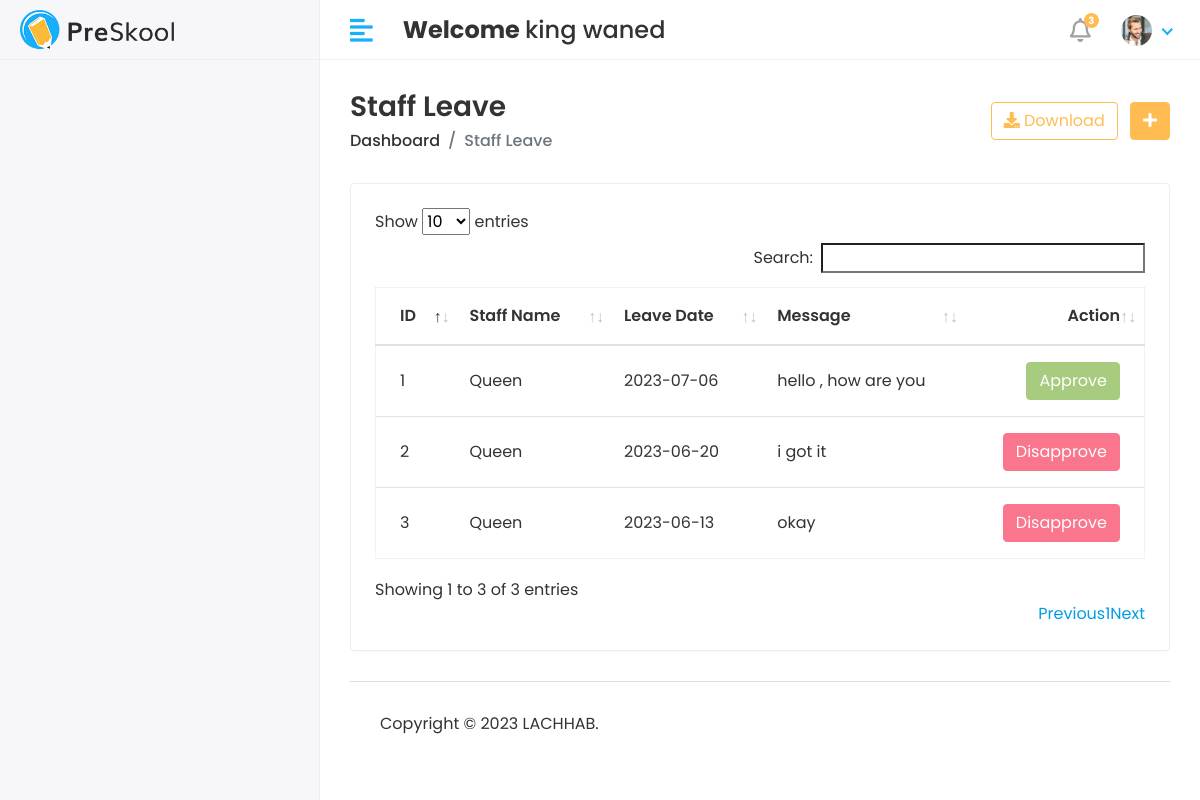
Screenshot of /Hod/Staff/Leave_view (signed in) with the database file from the repository.
### app/models.py (models this page shows, shortened)
class CustomtUser(AbstractUser):
    USER = (
        (1, "HOD"),
        (2, "STAFF"),
        (3, "STUDENT"),
    )
    user_type = models.CharField(choices=USER, max_length=50, default=1)
    profile_pic = models.ImageField(upload_to='media/profile_pic')

class Staff_Leave(models.Model):
    staff_id = models.ForeignKey(Staff, on_delete=models.CASCADE)
    data = models.CharField(max_length=100)
    message = models.TextField()
    status = models.IntegerField(default=0)
    created_at = models.DateTimeField(auto_now_add=True)
    updated_at = models.DateTimeField(auto_now=True)

class Staff(models.Model):
    admin = models.OneToOneField(CustomtUser, on_delete=models.CASCADE)
    address = models.TextField()
    gender = models.CharField(max_length=100)
    created_at = models.DateTimeField(auto_now_add=True)
    updated_at = models.DateTimeField(auto_now=True)

### student_management/Hod_views.py (the view)
# urls.py: path('Hod/Staff/Leave_view', Hod_views.STAFF_LEAVE_VIEW, name='staff_leave_view'),
@login_required(login_url='/')
def STAFF_LEAVE_VIEW(request):
    staff_leave = Staff_Leave.objects.all()
    context = {
        'staff_leave': staff_leave
    }
    return render(request, 'Hod/staff_leave.html', context)

### templates/Hod/staff_leave.html (shortened to what this page needs)
{% extends 'base.html' %}
{% block content %}
<div class="content container-fluid">
    <div class="page-header">
       <div class="row align-items-center">
          <div class="col">
             <h3 class="page-title">Staff Leave</h3>
             <ul class="breadcrumb">
                <li class="breadcrumb-item"><a href="{% url 'hod_home' %}">Dashboard</a></li>
                <li class="breadcrumb-item active">Staff Leave</li>
             </ul>
          </div>
          <div class="col-auto text-right float-right ml-auto">
             <a href="#" class="btn btn-outline-primary mr-2"><i class="fas fa-download"></i> Download</a>
             <a href="{% url 'add_course' %}" class="btn btn-primary"><i class="fas fa-plus"></i></a>
          </div>
       </div>
    </div>
    <div class="row">
       <div class="col-sm-12">
          <div class="card card-table">
             <div class="card-body">
                <div class="table-responsive">
                   <table id="table_id" class="table table-hover table-center mb-0 ">
                      <thead>
                         <tr>
                            <th>ID</th>
                            <th>Staff Name</th>
                            <th>Leave Date</th>
                            <th>Message</th>
                            <th class="text-right">Action</th>
                         </tr>
                      </thead>
                      <tbody>
                        {% for i in staff_leave %}
                         <tr>
                            <td>{{i.id}}</td>
                            <td>{{i.staff_id.admin.first_name}}</td>
                            <td>{{i.data}}</td>
                            <td>{{i.message}}</td>
                            <td class="text-right">
                               <div class="actions">
                                {% if i.status == 0 %}
                                  <a href="{% url 'staff_approve_view' i.id %}" class="btn btn-success">Approve</a>
                                  <a href="{% url 'staff_disapprove_view' i.id %}" class="btn btn-danger">Disapprove</a>
                                {% elif i.status == 1 %}
                                  <button class="btn btn-success" disabled="disabled">Approve</button>
                                {% else %}
                                  <button class="btn btn-danger" disabled="disabled">Disapprove</button>
                                {% endif %}
                               </div>
                            </td>
                         </tr>
                         {% endfor %}
                      </tbody>
                   </table>
                </div>
             </div>
          </div>
       </div>
    </div>
{% endblock %}

### templates/includes/header.html (shortened to what this page needs)
{% load static %}
<div class="header">
    <div class="header-left">
       <a href="index.html" class="logo">
       <img src="{% static 'assets/img/logo.png' %}" alt="Logo">
       </a>
    </div>
    <a href="javascript:void(0);" id="toggle_btn">
    <i class="fas fa-align-left"></i>
    </a>
    <div class="top-nav-search mt-3">
       <h4><strong>Welcome </strong><span>{{user.first_name}} {{user.last_name}}</span></h4>
    </div>
    <ul class="nav user-menu">
       <li class="nav-item dropdown noti-dropdown">
          <a href="#" class="dropdown-toggle nav-link" data-toggle="dropdown">
          <i class="far fa-bell"></i> <span class="badge badge-pill">3</span>
          </a>
       </li>
       <li class="nav-item dropdown has-arrow">
          <a href="#" class="dropdown-toggle nav-link" data-toggle="dropdown">
            {% if user.profile_pic == "" %}
            <span class="user-img"><img class="rounded-circle" src="{% static 'assets/img/avatar-13.jpg' %}" width="31" alt="{{user.first_name}} {{user.last_name}}"></span>
            {% else %}
            <span class="user-img"><img class="rounded-circle" src="/{{user.profile_pic}}" width="31" alt="{{user.first_name}} {{user.last_name}}"></span>
            {% endif %}
         </a>
       </li>
    </ul>
 </div>

### static/assets/css/style.css (style rules this page uses)
html { height: 100%; }
body { background-color: #fff; color: #333; font-family: 'Poppins', sans-serif; font-size: 1rem; height: 100%; line-height: 1.5; overflow-x: hidden; }
h1, h2, h3, h4, h5, h6 { font-family: 'Poppins', sans-serif; margin-top: 0; }
a { color: #009ce7; }
input, button, a { transition: all 0.4s ease; -moz-transition: all 0.4s ease; -o-transition: all 0.4s ease; -ms-transition: all 0.4s ease; -webkit-transition: all 0.4s ease; }
input, input:focus, button, button:focus { outline: none; }
ul, ol { padding: 0px; list-style: none; }
.table { color: #333; max-width: 100%; margin-bottom: 0; width: 100%; }
.table.dataTable { border-collapse: collapse !important; border: 1px solid rgba(0, 0, 0, 0.05); }
.table thead tr th { font-weight: 600; }
.table tbody tr { border-bottom: 1px solid rgba(0, 0, 0, 0.05); }
.table.table-center td, .table.table-center th { vertical-align: middle; }
.card-table .card-body .table > thead > tr > th { border-top: 0; }
.card-table .card-body .table tr td:first-child, .card-table .card-body .table tr th:first-child { padding-left: 1.5rem; }
.card-table .card-body .table tr td:last-child, .card-table .card-body .table tr th:last-child { padding-right: 1.5rem; }
.card-table .table td, .card-table .table th { border-top: 1px solid #e2e5e8; padding: 1rem 0.75rem; white-space: nowrap; }
.btn-primary { background-color: #FFBC53; border: 1px solid #FFBC53; }
.btn-success { background-color: #7bb13c; border: 1px solid #7bb13c }
.btn-success.disabled, .btn-success:disabled { background-color: #7bb13c; border-color: #7bb13c; color: #fff; }
.btn-danger { background-color: #e84646; border: 1px solid #e84646; }
.btn-danger.disabled, .btn-danger:disabled { background-color: #f62d51; border-color: #f62d51; color: #fff; }
.btn-outline-primary { color: #FFBC53; border-color: #FFBC53; }
.card { border: 1px solid #ececf5; box-shadow: 0 1px 3px 0 rgba(0, 0, 0, 0.03); margin-bottom: 1.875rem; }
.card-body { padding: 1.5rem; }
.header { background-color: #fff; border-bottom: 1px solid #f3f3f4; left: 0; position: fixed; right: 0; top: 0; z-index: 1001; height: 60px; }
.header .header-left { float: left; height: 60px; padding: 0 20px; position: relative; width: 320px; z-index: 1; transition: all 0.2s ease-in-out; background-color: #f7f7fa; border-bottom: 1px solid #efefef; border-right: 1px solid #ececf5; display: flex; align-items: center; }
.header .header-left .logo { display: inline-block; line-height: 60px; }
.header .header-left .logo img { max-height: 40px; width: auto; }
.header .dropdown-toggle:after { display: none; }
.header .has-arrow .dropdown-toggle:after { border-top: 0; border-left: 0; border-bottom: 2px solid #18aefa; border-right: 2px solid #18aefa; content: ''; height: 8px; display: inline-block; pointer-events: none; -webkit-transform-origin: 66% 66%; -ms-transform-origin: 66% 66%; transform-origin: 66% 66%; -webkit-transform: rotate(45deg); -ms-transform: rotate(45deg); transform: rotate(45deg); -webkit-transition: all 0.15s ease-in-out; transition: all 0.15s ease-in-out; width: 8px; vertical-align: 0px; }
.user-menu { float: right; margin: 0; position: relative; z-index: 99; padding-right: 15px; }
.user-menu.nav > li > a { color: #a0a0a0; font-size: 14px; line-height: 58px; padding: 0 15px; height: 60px; }
.user-img { margin-right: 3px; position: relative; }
.top-nav-search { float: left; margin-left: 15px; }
.page-wrapper > .content { padding: 1.875rem 1.875rem 0; }
.page-header { margin-bottom: 1.875rem; }
.page-header .breadcrumb { background-color: transparent; color: #6c757d; font-size: 1rem; font-weight: 500; margin-bottom: 0; padding: 0; }
.page-header .breadcrumb a { color: #333; }
.page-title { font-size: 28px; font-weight: 600; color: #333; margin-bottom: 5px; }
.user-menu.nav > li > a .badge { background-color: #FFBC53; display: block; font-size: 10px; font-weight: bold; height: 15px; width: 15px; position: absolute; right: 7px; top: 13px; color: #fff; padding: 3px; }
.user-menu.nav > li > a > i { font-size: 1.5rem; line-height: 60px; }
@media (min-width: 992px) { #toggle_btn { align-items: center; color: #18aefa; display: inline-flex; float: left; font-size: 26px; height: 60px; justify-content: center; margin-left: 15px; padding: 0 15px; } }

### rows the page displays
CustomtUser: first_name "king", last_name "waned", profile_pic (picture)
Staff_Leave: id "1", staff_id.admin.first_name "Queen", data "2023-07-06", message "hello , how are you", status "Approve"
Staff_Leave: id "2", staff_id.admin.first_name "Queen", data "2023-06-20", message "i got it", status "Disapprove"
Staff_Leave: id "3", staff_id.admin.first_name "Queen", data "2023-06-13", message "okay", status "Disapprove"
